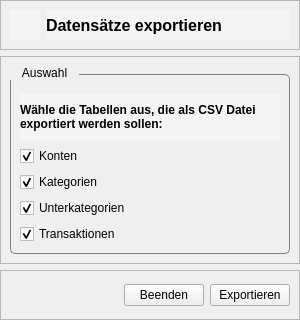
<?xml version="1.0" encoding="UTF-8"?>
<ui version="4.0">
 <class>ExportDialog</class>
 <widget class="QWidget" name="ExportDialog">
  <property name="geometry">
   <rect>
    <x>0</x>
    <y>0</y>
    <width>300</width>
    <height>320</height>
   </rect>
  </property>
  <property name="minimumSize">
   <size>
    <width>300</width>
    <height>320</height>
   </size>
  </property>
  <property name="maximumSize">
   <size>
    <width>300</width>
    <height>320</height>
   </size>
  </property>
  <property name="windowTitle">
   <string>Form</string>
  </property>
  <property name="styleSheet">
   <string notr="true">.dialog_frame {
		background: #F4F4F4;
	border: none;
}
.frame_header_dialog {
		background: #F4F4F4;
        border-bottom: 1px solid gray;
}
.label_h1, logo {
	background: #F4F4F4;
}

QTextEdit {
        background: white;
        color: black;
}
QDateEdit {
	background: white;
	color: black;
}
Spacer {
	background: #F4F4F4;
}
QLabel {
    color: black;
	background: #F4F4F4;
}
QGroupBox {
    border: 1px solid gray;
    border-radius: 5px;
    padding-top: 10px;
	margin-top: 8px;
}
QGroupBox::title {
	color: black;
    subcontrol-origin: margin;
    subcontrol-position: top left;
    padding: 0px 10px;
}
QComboBox, QAbstractItemView{
	color: black;
	background: white;
}
QComboBox::Items {
	color: black;
}
QLineEdit {
	color: black;
	background: white;
}
QCheckBox {
	color: black;
}
.pushButton_action {
        border: 1px solid rgb(170,0,0);
        border-radius: 8px;
        padding: 6px;
        color: rgb(170,0,0);
        font-weight: bold;
        font-size: 12px;
}
.pushButton_action::hover {
        background: rgb(170,0,0);
        color: white;
}
</string>
  </property>
  <property name="class" stdset="0">
   <string>dialog_frame</string>
  </property>
  <layout class="QVBoxLayout" name="verticalLayout">
   <property name="leftMargin">
    <number>0</number>
   </property>
   <property name="topMargin">
    <number>0</number>
   </property>
   <property name="rightMargin">
    <number>0</number>
   </property>
   <property name="bottomMargin">
    <number>0</number>
   </property>
   <item>
    <widget class="QFrame" name="frame_header">
     <property name="maximumSize">
      <size>
       <width>16777215</width>
       <height>50</height>
      </size>
     </property>
     <property name="frameShape">
      <enum>QFrame::Shape::StyledPanel</enum>
     </property>
     <property name="frameShadow">
      <enum>QFrame::Shadow::Raised</enum>
     </property>
     <property name="class" stdset="0">
      <string>frame_header_dialog</string>
     </property>
     <layout class="QHBoxLayout" name="horizontalLayout">
      <item>
       <widget class="QLabel" name="lbl_logo">
        <property name="maximumSize">
         <size>
          <width>30</width>
          <height>30</height>
         </size>
        </property>
        <property name="toolTip">
         <string>PennyWise Logo</string>
        </property>
        <property name="statusTip">
         <string>PennyWise Logo</string>
        </property>
        <property name="whatsThis">
         <string>PennyWise Logo</string>
        </property>
        <property name="text">
         <string/>
        </property>
        <property name="pixmap">
         <pixmap resource="../resources/resources.qrc">:/logo/logo</pixmap>
        </property>
        <property name="scaledContents">
         <bool>true</bool>
        </property>
        <property name="class" stdset="0">
         <string>logo</string>
        </property>
       </widget>
      </item>
      <item>
       <widget class="QLabel" name="lbl_header">
        <property name="font">
         <font>
          <pointsize>12</pointsize>
          <bold>true</bold>
         </font>
        </property>
        <property name="text">
         <string>Datensätze exportieren</string>
        </property>
        <property name="class" stdset="0">
         <string>label_h1</string>
        </property>
       </widget>
      </item>
     </layout>
    </widget>
   </item>
   <item>
    <widget class="QFrame" name="frame_content">
     <property name="frameShape">
      <enum>QFrame::Shape::StyledPanel</enum>
     </property>
     <property name="frameShadow">
      <enum>QFrame::Shadow::Raised</enum>
     </property>
     <property name="class" stdset="0">
      <string>dialog_frame</string>
     </property>
     <layout class="QVBoxLayout" name="verticalLayout_2">
      <item>
       <widget class="QGroupBox" name="groupBox">
        <property name="title">
         <string>Auswahl</string>
        </property>
        <layout class="QVBoxLayout" name="verticalLayout_3">
         <item>
          <widget class="QLabel" name="label">
           <property name="text">
            <string>&lt;html&gt;&lt;head/&gt;&lt;body&gt;&lt;p&gt;&lt;span style=&quot; font-weight:700;&quot;&gt;Wähle die Tabellen aus, die als CSV Datei exportiert werden sollen:&lt;/span&gt;&lt;/p&gt;&lt;/body&gt;&lt;/html&gt;</string>
           </property>
           <property name="wordWrap">
            <bool>true</bool>
           </property>
          </widget>
         </item>
         <item>
          <widget class="QCheckBox" name="checkBox_accounts">
           <property name="text">
            <string>Konten</string>
           </property>
           <property name="checked">
            <bool>true</bool>
           </property>
           <property name="tristate">
            <bool>false</bool>
           </property>
          </widget>
         </item>
         <item>
          <widget class="QCheckBox" name="checkBox_categories">
           <property name="text">
            <string>Kategorien</string>
           </property>
           <property name="checked">
            <bool>true</bool>
           </property>
          </widget>
         </item>
         <item>
          <widget class="QCheckBox" name="checkBox_subCategories">
           <property name="text">
            <string>Unterkategorien</string>
           </property>
           <property name="checked">
            <bool>true</bool>
           </property>
          </widget>
         </item>
         <item>
          <widget class="QCheckBox" name="checkBox_transactions">
           <property name="text">
            <string>Transaktionen</string>
           </property>
           <property name="checked">
            <bool>true</bool>
           </property>
          </widget>
         </item>
        </layout>
       </widget>
      </item>
     </layout>
    </widget>
   </item>
   <item>
    <widget class="QFrame" name="frame_btn">
     <property name="maximumSize">
      <size>
       <width>16777215</width>
       <height>50</height>
      </size>
     </property>
     <property name="frameShape">
      <enum>QFrame::Shape::StyledPanel</enum>
     </property>
     <property name="frameShadow">
      <enum>QFrame::Shadow::Raised</enum>
     </property>
     <property name="class" stdset="0">
      <string>dialog_frame</string>
     </property>
     <layout class="QHBoxLayout" name="horizontalLayout_2">
      <item>
       <spacer name="horizontalSpacer">
        <property name="orientation">
         <enum>Qt::Orientation::Horizontal</enum>
        </property>
        <property name="sizeHint" stdset="0">
         <size>
          <width>40</width>
          <height>20</height>
         </size>
        </property>
       </spacer>
      </item>
      <item>
       <widget class="QPushButton" name="pushButton_quit">
        <property name="minimumSize">
         <size>
          <width>80</width>
          <height>0</height>
         </size>
        </property>
        <property name="maximumSize">
         <size>
          <width>80</width>
          <height>16777215</height>
         </size>
        </property>
        <property name="cursor">
         <cursorShape>PointingHandCursor</cursorShape>
        </property>
        <property name="text">
         <string>Beenden</string>
        </property>
        <property name="iconSize">
         <size>
          <width>22</width>
          <height>22</height>
         </size>
        </property>
        <property name="class" stdset="0">
         <string>pushButton_action</string>
        </property>
       </widget>
      </item>
      <item>
       <widget class="QPushButton" name="pushButton_export">
        <property name="cursor">
         <cursorShape>PointingHandCursor</cursorShape>
        </property>
        <property name="text">
         <string>Exportieren</string>
        </property>
        <property name="class" stdset="0">
         <string>pushButton_action</string>
        </property>
       </widget>
      </item>
     </layout>
    </widget>
   </item>
  </layout>
 </widget>
 <resources>
  <include location="../resources/resources.qrc"/>
 </resources>
 <connections/>
</ui>
